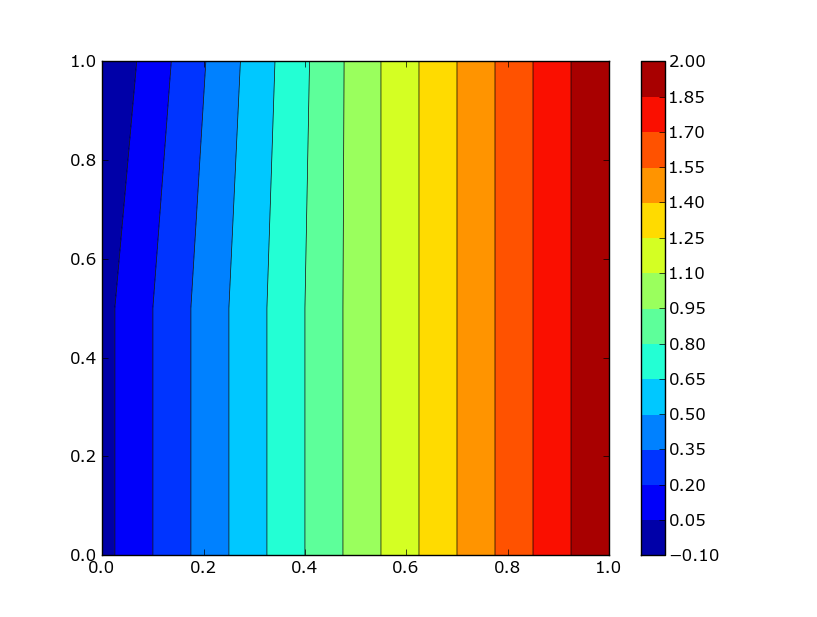
#> input picture session34/input/1CRZW.png, 817 x 617 px
$ jupyter execute test2.ipynb
#> lines starting #> are read from the running program, lines starting #| are printed output that depends on the picture
[cell 1]
import cv2
import numpy as np
import matplotlib.pyplot as plt

[cell 2]
image = cv2.imread('input/1CRZW.png')
#> image is the input picture: shape (617, 817, 3); mean B, G, R 179.1, 190, 183.6
image = cv2.cvtColor(image, cv2.COLOR_BGR2RGB)
image.shape
#> Out = (617, 817, 3)

[cell 3]
R, G, B = cv2.split(image)
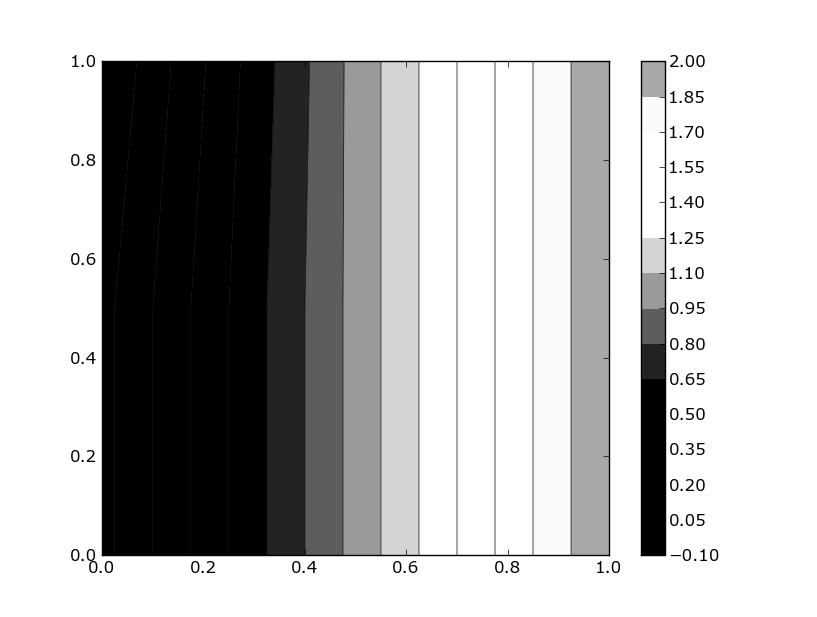
#> R: shape (617, 817); min 0, max 255, mean 183.6
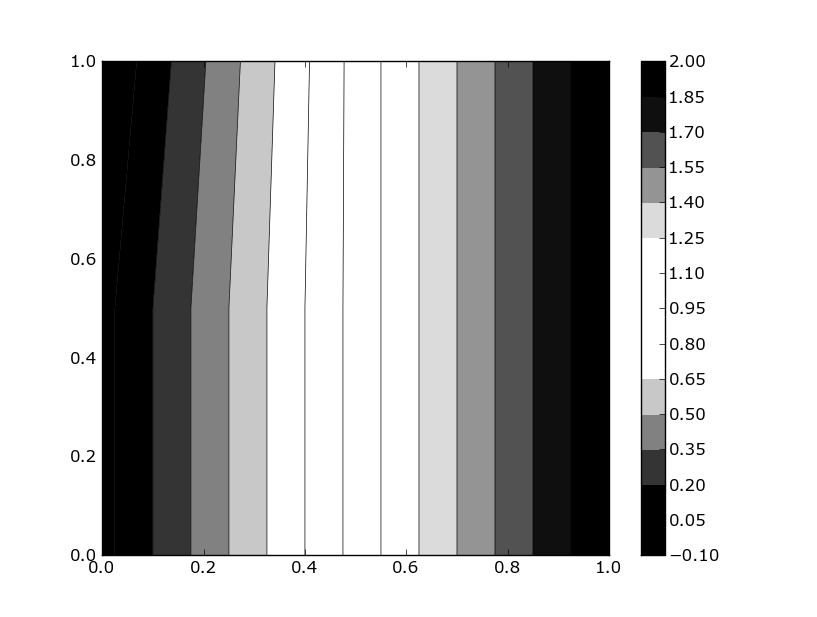
#> G: shape (617, 817); min 0, max 255, mean 190
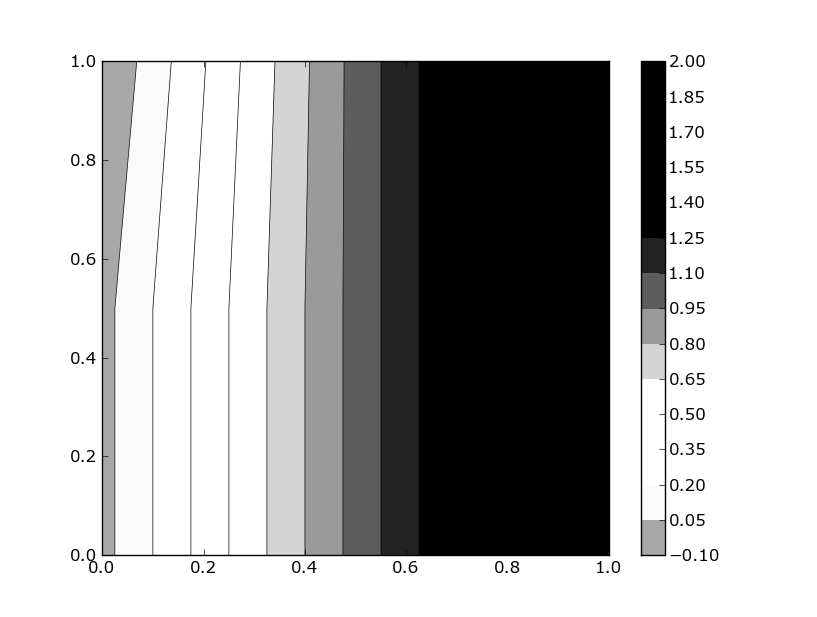
#> B: shape (617, 817); min 0, max 255, mean 179.1

[cell 4]
R.shape
#> Out = (617, 817)

$ run again, with session34/input/RGB.jpg saved as session34/input/1CRZW.png
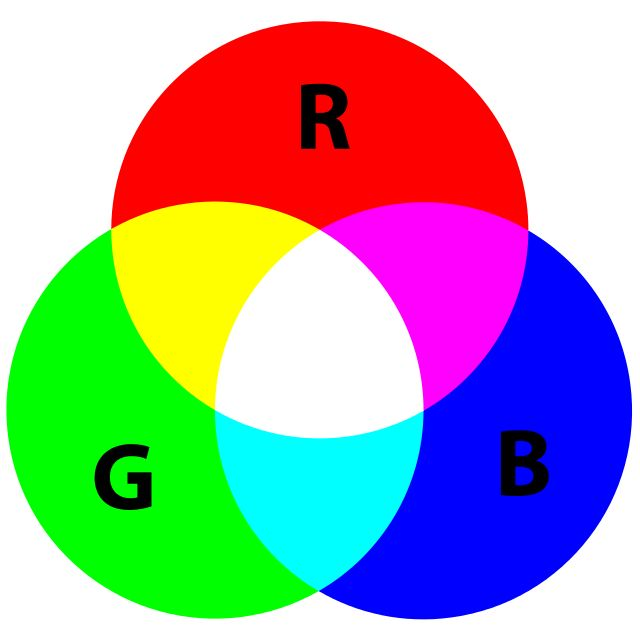
#> input picture session34/input/RGB.jpg, 640 x 640 px
#> image is the input picture: shape (640, 640, 3); mean B, G, R 163.9, 164.2, 163.9
#> `R, G, B = cv2.split(image)`:
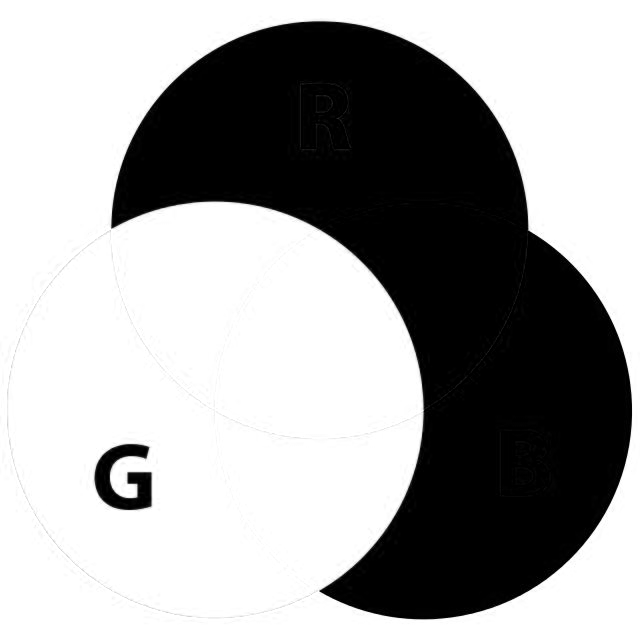
#> G: shape (640, 640); min 0, max 255, mean 164.2
#> `R, G, B = cv2.split(image)`:
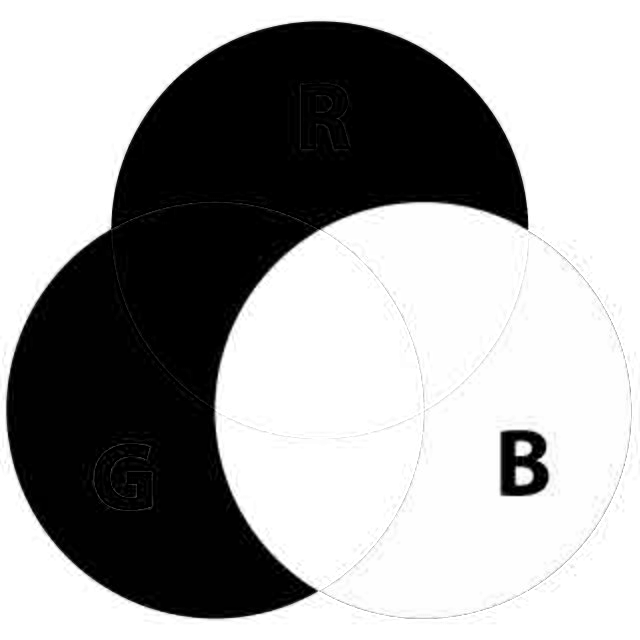
#> B: shape (640, 640); min 0, max 255, mean 163.9

$ run again, with session34/input/mandril.jpeg saved as session34/input/1CRZW.png
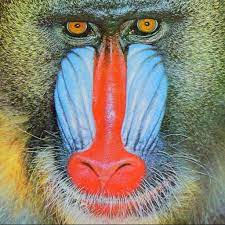
#> input picture session34/input/mandril.jpeg, 225 x 225 px
#> image is the input picture: shape (225, 225, 3); mean B, G, R 114.1, 129.5, 138.2
#> `R, G, B = cv2.split(image)`:
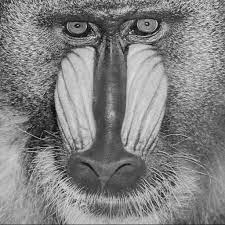
#> G: shape (225, 225); min 0, max 238, mean 129.5
#> `R, G, B = cv2.split(image)`:
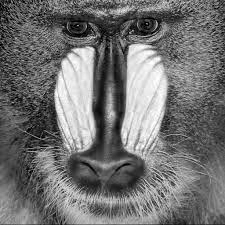
#> B: shape (225, 225); min 0, max 255, mean 114.1
